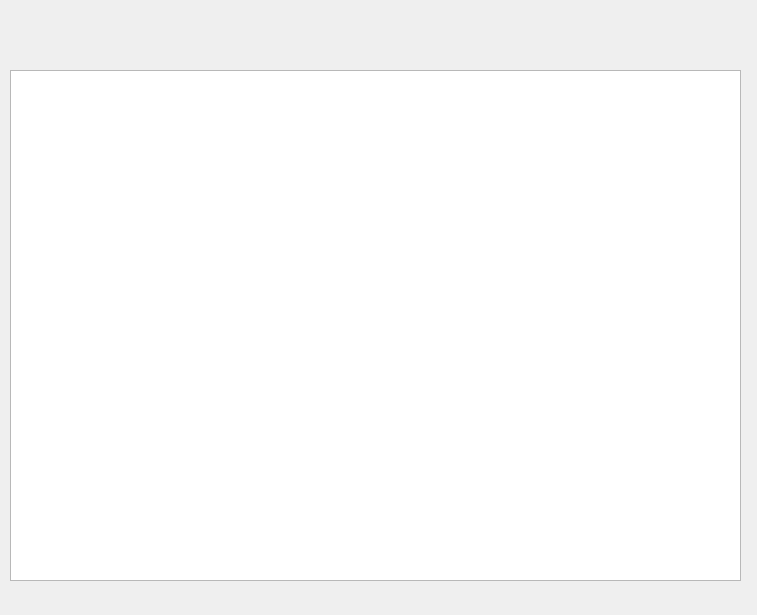
<?xml version="1.0" encoding="UTF-8"?>
<ui version="4.0">
 <class>MasterBoot</class>
 <widget class="QMainWindow" name="MasterBoot">
  <property name="geometry">
   <rect>
    <x>0</x>
    <y>0</y>
    <width>757</width>
    <height>615</height>
   </rect>
  </property>
  <property name="windowTitle">
   <string>MainWindow</string>
  </property>
  <widget class="QWidget" name="centralwidget">
   <widget class="QTableView" name="tableView">
    <property name="geometry">
     <rect>
      <x>10</x>
      <y>70</y>
      <width>731</width>
      <height>511</height>
     </rect>
    </property>
   </widget>
  </widget>
  <widget class="QMenuBar" name="menubar">
   <property name="geometry">
    <rect>
     <x>0</x>
     <y>0</y>
     <width>757</width>
     <height>25</height>
    </rect>
   </property>
  </widget>
 </widget>
 <resources/>
 <connections/>
</ui>
